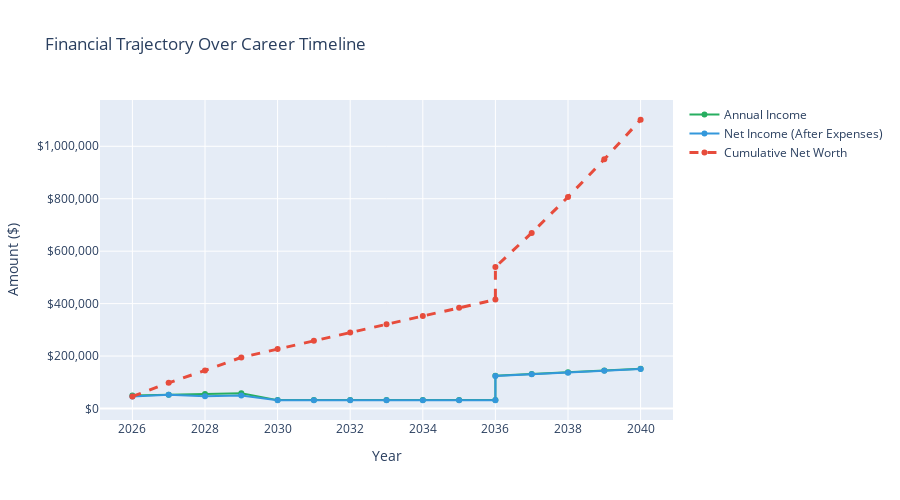

The notebook cell this image was saved under:
### Code cell
# Visualize financial trajectory
fig_finance = go.Figure()

# Income line
fig_finance.add_trace(go.Scatter(
    x=df_finances['Year'],
    y=df_finances['Income'],
    name='Annual Income',
    mode='lines+markers',
    line=dict(color='#27ae60', width=2)
))

# Net income line
fig_finance.add_trace(go.Scatter(
    x=df_finances['Year'],
    y=df_finances['Net'],
    name='Net Income (After Expenses)',
    mode='lines+markers',
    line=dict(color='#3498db', width=2)
))

# Cumulative net line
fig_finance.add_trace(go.Scatter(
    x=df_finances['Year'],
    y=df_finances['Cumulative_Net'],
    name='Cumulative Net Worth',
    mode='lines+markers',
    line=dict(color='#e74c3c', width=3, dash='dash')
))

fig_finance.update_layout(
    title='Financial Trajectory Over Career Timeline',
    xaxis_title='Year',
    yaxis_title='Amount ($)',
    height=500,
    hovermode='x unified',
    yaxis=dict(tickformat='$,.0f')
)

fig_finance.show()

### Figure 1 — Plotly figure (JSON) as saved in the notebook; plotly's stock layout.template omitted (floating-point values rounded to 4 significant figures)
{"data": [{"line": {"color": "#27ae60", "width": 2}, "mode": "lines+markers", "name": "Annual Income", "type": "scatter", "x": [2026, 2027, 2028, 2029, 2030, 2031, 2032, 2033, 2034, 2035, 2036, 2036, 2037, 2038, 2039, 2040], "y": [50000.0, 52500.0, 55120.0, 57880.0, 32000.0, 32000.0, 32000.0, 32000.0, 32000.0, 32000.0, 32000.0, 125000.0, 131200.0, 137800.0, 144700.0, 151900.0]}, {"line": {"color": "#3498db", "width": 2}, "mode": "lines+markers", "name": "Net Income (After Expenses)", "type": "scatter", "x": [2026, 2027, 2028, 2029, 2030, 2031, 2032, 2033, 2034, 2035, 2036, 2036, 2037, 2038, 2039, 2040], "y": [46000.0, 52000.0, 47120.0, 49880.0, 31500.0, 31500.0, 31500.0, 31500.0, 31500.0, 31500.0, 31500.0, 124000.0, 130200.0, 136800.0, 143700.0, 150900.0]}, {"line": {"color": "#e74c3c", "dash": "dash", "width": 3}, "mode": "lines+markers", "name": "Cumulative Net Worth", "type": "scatter", "x": [2026, 2027, 2028, 2029, 2030, 2031, 2032, 2033, 2034, 2035, 2036, 2036, 2037, 2038, 2039, 2040], "y": [46000.0, 98000.0, 145100.0, 195000.0, 226500.0, 258000.0, 289500.0, 321000.0, 352500.0, 384000.0, 415500.0, 539500.0, 669800.0, 806600.0, 950300.0, 1101000.0]}], "layout": {"height": 500, "hovermode": "x unified", "title": {"text": "Financial Trajectory Over Career Timeline"}, "xaxis": {"title": {"text": "Year"}}, "yaxis": {"tickformat": "$,.0f", "title": {"text": "Amount ($)"}}}}
